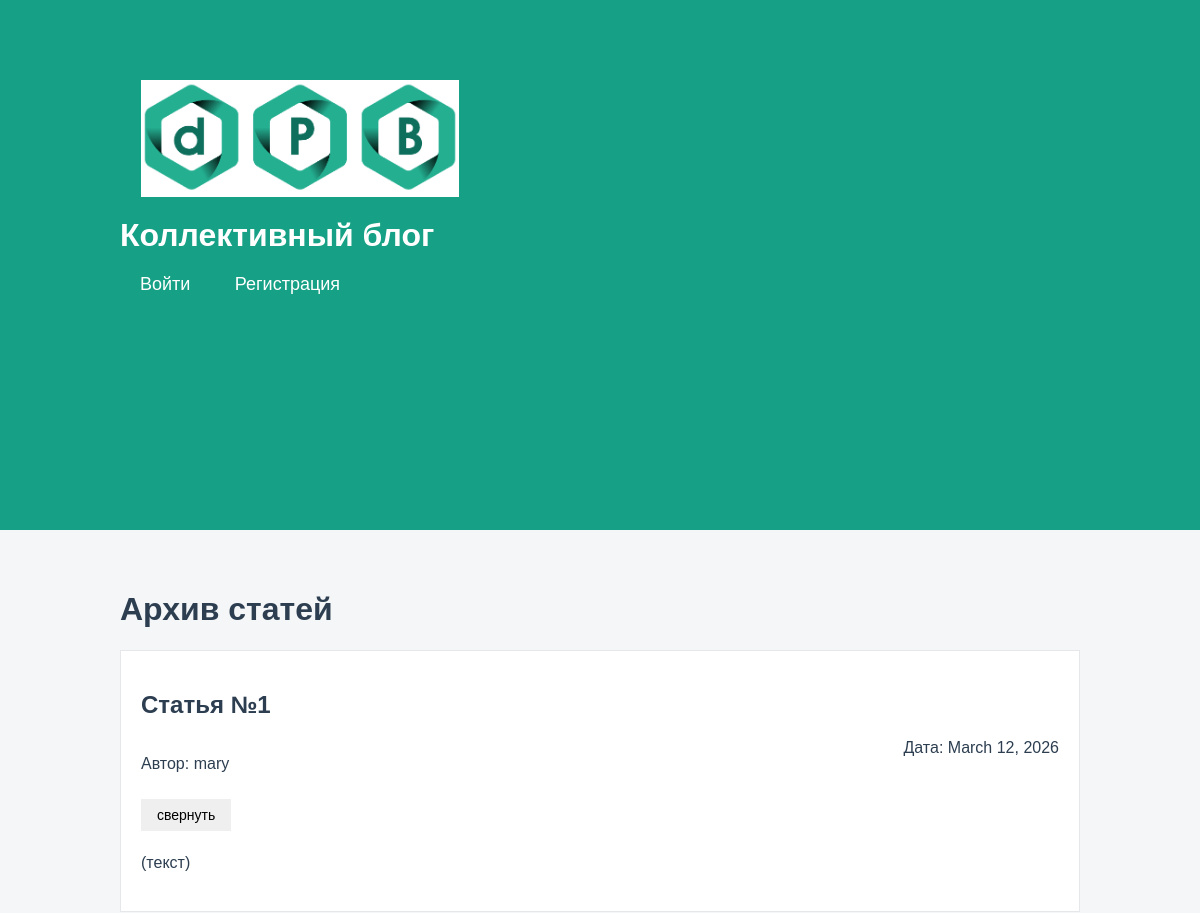
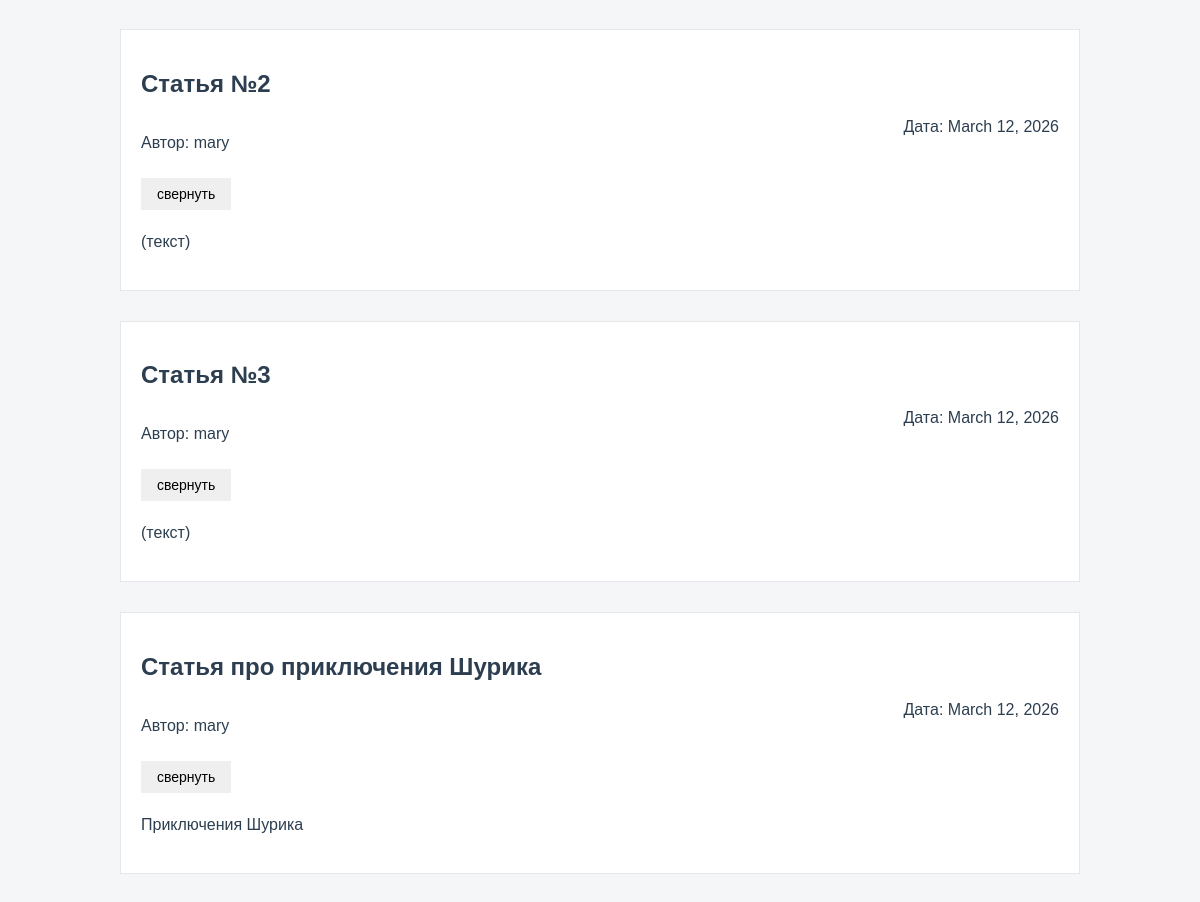
The page / on the database its author committed (2 pictures, top to bottom).
### articles/models.py (models this page shows, shortened)
class Article(models.Model):
    title = models.CharField(max_length=200)
    author = models.ForeignKey(User, on_delete=models.CASCADE)
    text = models.TextField()
    created_date = models.DateField(auto_now_add=True)

### articles/views.py (the view)
# urls.py: path('', archive, name='archive'),
def archive(request):
    posts = Article.objects.order_by('-created_date')
    return render(request, 'archive.html', {"posts": posts})

### articles/templates/archive.html (shortened to what this page needs)
{% load static %}
<!DOCTYPE html>
<html>
<head>
    <link rel="stylesheet" href="{% static 'css/article.css' %}">
</head>
<body class="archive">
    <div class="header">
        <div class="header-text-area">
            <img class="logo" src="{% static 'img/dpb-logo.png' %}" alt="Логотип">
            <h2 class="blog-description">Коллективный блог</h2>
            <div class="top-links">
                {% if request.user.is_authenticated %}
                    <a href="/article/new/">Написать статью</a>
                    <a href="/logout/">Выйти ({{ request.user.username }})</a>
                {% else %}
                    <a href="/login/">Войти</a>
                    <a href="/register/">Регистрация</a>
                {% endif %}
            </div>
        </div>
        <div class="icons-for-parallax">
        </div>
    </div>
    <div class="archive-content">
        <h1>Архив статей</h1>
        {% for post in posts %}
            <div class="one-post">
                <h2 class="post-title">
                    <a href="/article/{{ post.id }}/">{{ post.title }}</a>
                </h2>
                <div class="article-info">
                    <p class="article-author">Автор: {{ post.author.username }}</p>
                    <p class="article-created-date">Дата: {{ post.created_date }}</p>
                </div>
                <button class="fold-button">свернуть</button>
                <p class="article-text">{{ post.text }}</p>
            </div>
        {% endfor %}
    </div>
</body>
</html>

### articles/static/css/article.css (style rules this page uses)
body { background: #1abc9c; font-family: Tahoma, Arial, sans-serif; color: #ffffff; margin: 0; padding: 0; }
.header img { display: block; width: 318px; margin-left: auto; margin-right: auto; margin-top: 20px; margin-bottom: 20px; }
.archive-content, .article-content { width: 960px; margin-left: auto; margin-right: auto; }
.one-post { margin-bottom: 30px; padding: 20px; border: 1px solid rgba(255, 255, 255, 0.3); }
.post-title a { color: #ffffff; text-decoration: none; }
.article-author { width: 50%; float: left; }
.article-created-date { text-align: right; }
.article-info::after { content: ""; display: block; clear: both; }
.article-text { margin-top: 20px; line-height: 1.5; }
.top-links { width: 960px; margin: 0 auto 20px auto; text-align: right; }
.top-links a, .top-links a:link, .top-links a:visited, .top-links a:hover, .top-links a:active { color: #ffffff !important; margin-left: 20px; text-decoration: none; font-size: 18px; }
.fold-button { margin-top: 10px; padding: 8px 16px; border: none; cursor: pointer; font-size: 14px; }
.one-post { position: relative; overflow: hidden; background: #ffffff; border: 1px solid rgba(44, 62, 80, 0.12); margin-bottom: 30px; padding: 20px; transition: box-shadow 0.3s ease, transform 0.3s ease, background 0.3s ease; }
.one-post > * { position: relative; z-index: 2; }
.one-post > *:not(.one-post-shadow) { position: relative; z-index: 2; }
.header img.logo { display: block; width: 318px; height: auto; margin-left: auto; margin-right: auto; margin-top: 20px; margin-bottom: 20px; position: relative; }
body.archive { background: #f4f6f8; color: #2c3e50; }
.header { background: #16a085; min-height: 530px; overflow: hidden; position: relative; }
.header-text-area { position: absolute; left: 120px; top: 60px; width: 360px; z-index: 5; }
.header-text-area .logo { display: block; width: 220px; height: auto; margin: 0 0 20px 0; }
.blog-description { color: #ffffff; font-size: 32px; margin-top: 20px; margin-bottom: 20px; }
.top-links { text-align: left; width: auto; margin: 0; }
.top-links a, .top-links a:link, .top-links a:visited, .top-links a:hover, .top-links a:active { color: #ffffff; margin-right: 20px; text-decoration: none; font-size: 18px; }
.icons-for-parallax { position: absolute; right: 180px; top: 80px; width: 420px; height: 320px; }
.archive-content { width: 960px; margin: 0 auto; padding-top: 40px; color: #2c3e50; }
.archive-content h1 { color: #2c3e50; }
.archive-content .post-title a, .archive-content .article-author, .archive-content .article-created-date, .archive-content .article-text { color: #2c3e50; }

### rows shown on the page
Article: title "Статья №1", author.username "mary", created_date "March 12, 2026", text "(текст)"
Article: title "Статья №2", author.username "mary", created_date "March 12, 2026", text "(текст)"
Article: title "Статья №3", author.username "mary", created_date "March 12, 2026", text "(текст)"
Article: title "Статья про приключения Шурика", author.username "mary", created_date "March 12, 2026", text "Приключения Шурика"
